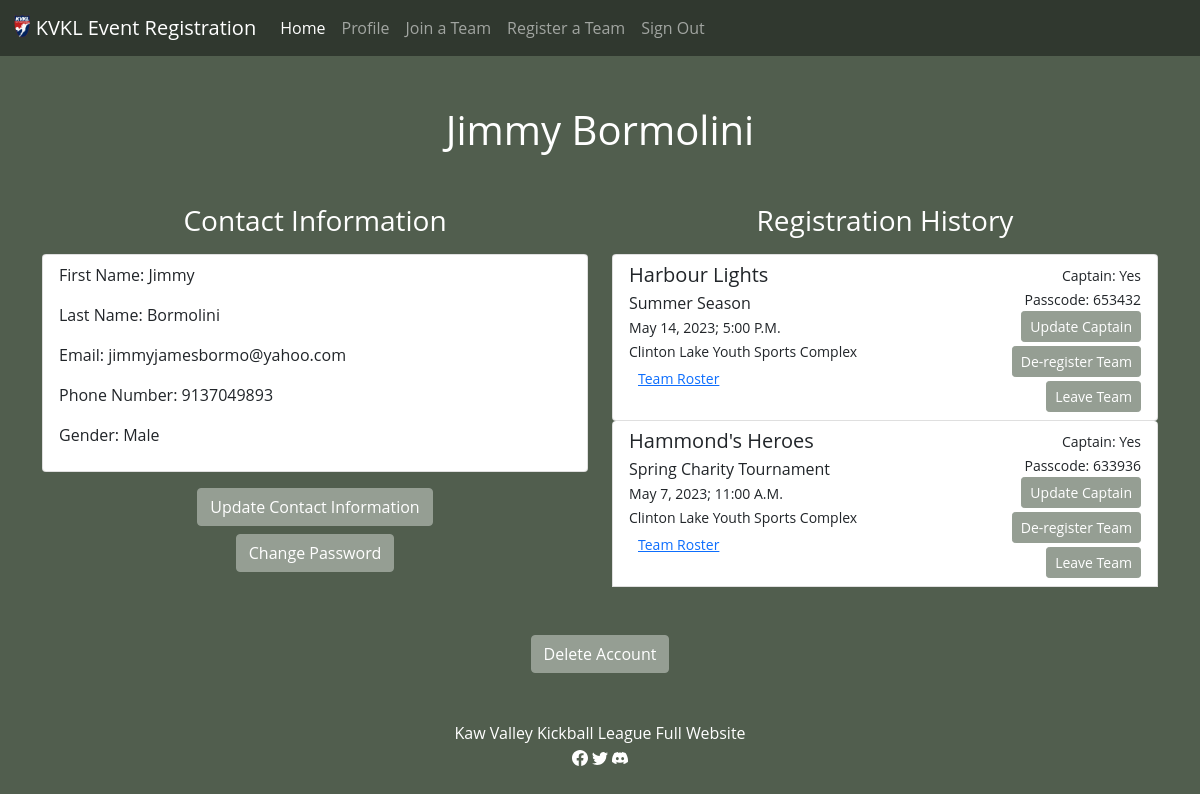
The page /profile (signed in) on the database its author committed.
### tables this page shows
CREATE TABLE accounts (id INTEGER NOT NULL PRIMARY KEY AUTOINCREMENT, email TEXT NOT NULL, first_name TEXT NOT NULL, last_name TEXT NOT NULL, phone_number NUMERIC NOT NULL, password_hash TEXT NOT NULL, gender TEXT NOT NULL);

CREATE TABLE registered_players (captain TEXT NOT NULL, player_id INTEGER NOT NULL, team_id INTEGER NOT NULL, event_id INTEGER NOT NULL, FOREIGN KEY (player_id) REFERENCES accounts(id) ON DELETE CASCADE, FOREIGN KEY (team_id) REFERENCES teams(id) ON DELETE CASCADE, FOREIGN KEY (event_id) REFERENCES events(id) ON DELETE CASCADE);

CREATE TABLE teams (id INTEGER NOT NULL PRIMARY KEY AUTOINCREMENT, team_name TEXT NOT NULL, sponsor TEXT, event_id INTEGER NOT NULL, passcode INTEGER NOT NULL, FOREIGN KEY (event_id) REFERENCES events(id) ON DELETE CASCADE);

CREATE TABLE events (id INTEGER NOT NULL PRIMARY KEY AUTOINCREMENT, event_name TEXT NOT NULL, month TEXT NOT NULL, day TEXT NOT NULL, year YEAR NOT NULL, time TEXT NOT NULL, location TEXT NOT NULL, number_teams INTEGER NOT NULL, spots_available INTEGER NOT NULL);

### app.py (the view)
@app.route("/profile", methods=["GET", "POST"])
@login_required
def profile():
    user = db.execute("SELECT * FROM accounts where id = ?", session["user_id"])
    history = db.execute("SELECT event_name, month, day, year, time, location, team_name, passcode, captain, teams.id FROM events INNER JOIN teams ON events.id = teams.event_id INNER JOIN registered_players ON registered_players.team_id = teams.id WHERE registered_players.player_id = ?", session["user_id"])
    for team in history:
        team["players"] = db.execute("SELECT first_name, last_name, captain, accounts.id FROM accounts INNER JOIN registered_players ON accounts.id = registered_players.player_id WHERE team_id = ?", team["id"])
    return render_template("profile.html", id=session["user_id"], user=user, history=history)

### app.py (called while the page is built)
def login_required(f):
    @wraps(f)
    def decorated_function(*args, **kwargs):
        if session.get("user_id") is None:
            return redirect("/login")
        return f(*args, **kwargs)
    return decorated_function

### templates/profile.html (shortened to what this page needs)
{% extends "layout.html" %}
{% block main %}
    <h1 class="page-title">{{ user[0].first_name }} {{ user[0].last_name }}</h1>
    <div class="container mb-5">
        <div class="row">
            <div class="col">
                <h3 class="text-center mb-3">Contact Information</h3>
                <div class="list-group list-group-item mb-3">
                    <p>First Name: {{ user[0].first_name }}</p>
                    <p>Last Name: {{ user[0].last_name }}</p>
                    <p>Email: {{ user[0].email }}</p>
                    <p>Phone Number: {{ user[0].phone_number }}</p>
                    <p>Gender: {{ user[0].gender }}</p>
                </div>
                <div class="d-grid gap-2 col-6 mx-auto text-center">
                    <a href="/update"><button class="btn btn-kvkl" type="button">Update Contact Information</button></a>
                    <a href="/password"><button class="btn btn-kvkl" type="button">Change Password</button></a>
                </div>
            </div>
            <div class="col">
                <h3 class="text-center mb-3">Registration History</h3>
                {% for team in history %}
                    <div class="list-group list-group-item container">
                        <div class="row">
                            <div class="col">
                                <h5 class="mb-1">{{ team.team_name }}</h5>
                                <div>{{ team.event_name }}</div>
                                <small class="mb-1">{{ team.month }} {{ team.day }}, {{ team.year }}; {{ team.time }}</small>
                                <div><small>{{ team.location }}</small></div>
                                <div><button type="button" class="btn btn-link btn-sm" data-bs-toggle="modal" data-bs-target="#teamRosterModal{{team.id}}">Team Roster</button></div>
                            </div>
                            <div class="col text-end">
                                <small>Captain: {{ team.captain }}</small>
                                {% if team.captain == "Yes" %}
                                    <div>
                                        <small>Passcode: {{ team.passcode }}</small>
                                    </div>
                                    <div>
                                        <button type="button" class="btn btn-kvkl mb-1 btn-sm" data-bs-toggle="modal" data-bs-target="#captainModal{{team.id}}">Update Captain</button>
                                        <button type="button" class="btn btn-kvkl mb-1 btn-sm" data-bs-toggle="modal" data-bs-target="#deregisterModal{{team.id}}">De-register Team</button>
                                    </div>
                                {% endif %}
                                <div>
                                    <button type="button" class="btn btn-kvkl btn-sm" data-bs-toggle="modal" data-bs-target="#leaveModal{{team.id}}">Leave Team</button>
                                </div>
                            </div>
                        </div>
                    </div>
                {% endfor %}
            </div>
        </div>
    </div>
    <div class="text-center">
        <button class="btn btn-kvkl" type="button" data-bs-toggle="modal" data-bs-target="#deleteAccountModal">Delete Account</button>
    </div>
{% endblock %}

### static/styles.css (style rules this page uses)
body { font-family: Open Sans,Arial,sans-serif; background-color: #515e4e; color: white; }
h1.page-title { text-align: center; margin-top: 50px; margin-bottom: 50px; }
.btn-kvkl { background-color: #959e93; border-color: #959e93; color: white; }

### rows shown on the page
accounts: first_name "Jimmy", last_name "Bormolini", email "jimmyjamesbormo@yahoo.com", phone_number "9137049893", gender "Male"
registered_players: team_name "Harbour Lights", event_name "Summer Season", month "May", day "14", year "2023", time "5:00 P.M.", location "Clinton Lake Youth Sports Complex", captain "Yes", passcode "653432"
registered_players: team_name "Hammond's Heroes", event_name "Spring Charity Tournament", month "May", day "7", year "2023", time "11:00 A.M.", location "Clinton Lake Youth Sports Complex", captain "Yes", passcode "633936"
